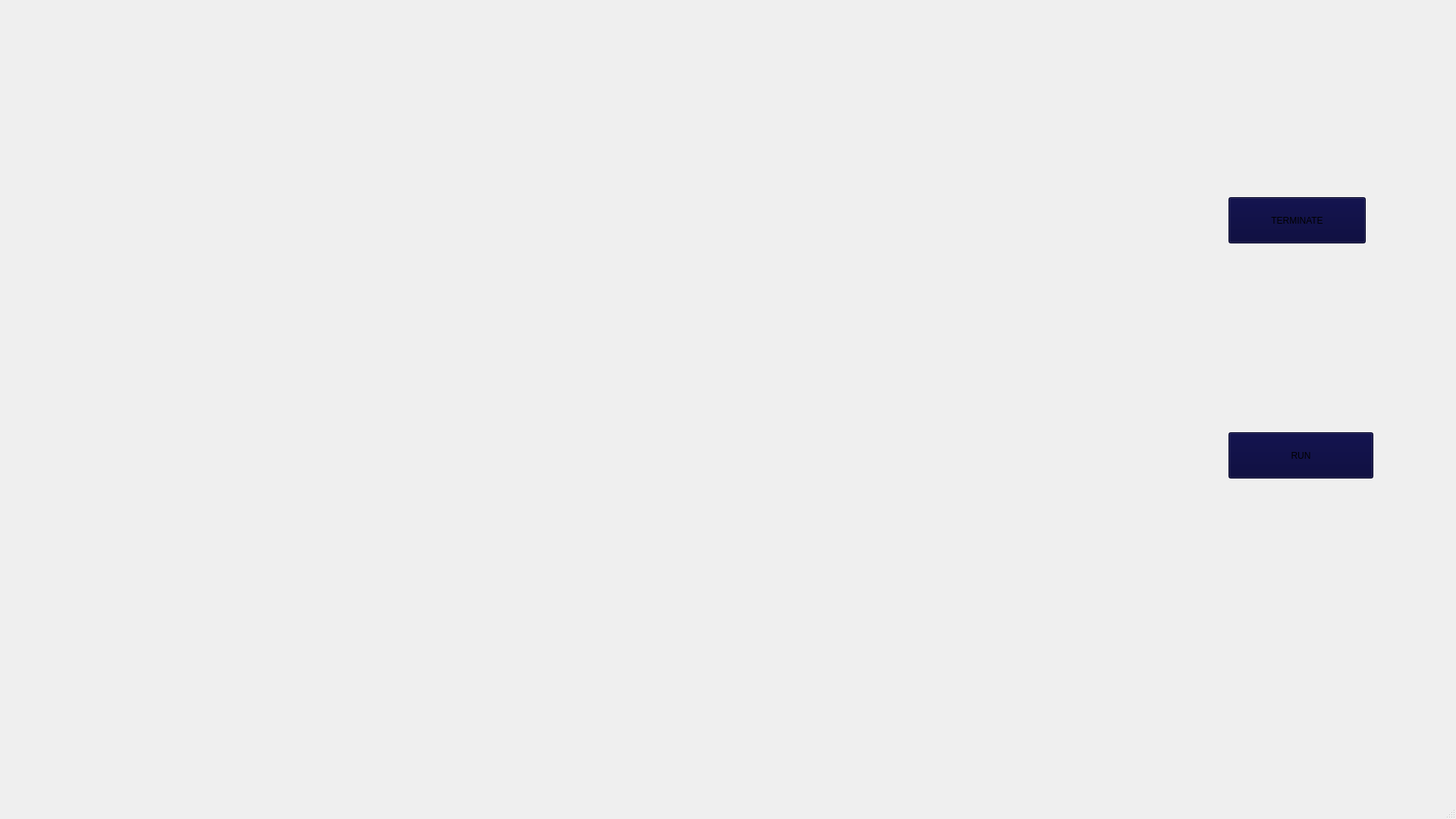
<?xml version="1.0" encoding="UTF-8"?>
<ui version="4.0">
 <class>victorGUI</class>
 <widget class="QMainWindow" name="victorGUI">
  <property name="geometry">
   <rect>
    <x>0</x>
    <y>0</y>
    <width>1920</width>
    <height>1080</height>
   </rect>
  </property>
  <property name="windowTitle">
   <string>MainWindow</string>
  </property>
  <widget class="QWidget" name="centralwidget">
   <widget class="QLabel" name="label">
    <property name="geometry">
     <rect>
      <x>-10</x>
      <y>-190</y>
      <width>1941</width>
      <height>1371</height>
     </rect>
    </property>
    <property name="styleSheet">
     <string notr="true">background:transparent;
border-radius:none;</string>
    </property>
    <property name="text">
     <string/>
    </property>
    <property name="pixmap">
     <pixmap>GIF/tuse.png</pixmap>
    </property>
   </widget>
   <widget class="QLabel" name="label_2">
    <property name="geometry">
     <rect>
      <x>1000</x>
      <y>130</y>
      <width>361</width>
      <height>331</height>
     </rect>
    </property>
    <property name="text">
     <string/>
    </property>
    <property name="pixmap">
     <pixmap>GIF/round_orig.gif</pixmap>
    </property>
   </widget>
   <widget class="QLabel" name="label_3">
    <property name="geometry">
     <rect>
      <x>40</x>
      <y>140</y>
      <width>401</width>
      <height>101</height>
     </rect>
    </property>
    <property name="text">
     <string/>
    </property>
    <property name="pixmap">
     <pixmap>GIF/Jarvis_Loading_Screen.gif</pixmap>
    </property>
   </widget>
   <widget class="QTextBrowser" name="textBrowser">
    <property name="geometry">
     <rect>
      <x>60</x>
      <y>350</y>
      <width>351</width>
      <height>71</height>
     </rect>
    </property>
    <property name="styleSheet">
     <string notr="true">background:transparent;
border-radius:none;</string>
    </property>
   </widget>
   <widget class="QTextBrowser" name="textBrowser_2">
    <property name="geometry">
     <rect>
      <x>70</x>
      <y>540</y>
      <width>351</width>
      <height>71</height>
     </rect>
    </property>
    <property name="styleSheet">
     <string notr="true">background:transparent;
border-radius:none;</string>
    </property>
   </widget>
   <widget class="QPushButton" name="pushButton">
    <property name="geometry">
     <rect>
      <x>1620</x>
      <y>570</y>
      <width>191</width>
      <height>61</height>
     </rect>
    </property>
    <property name="styleSheet">
     <string notr="true">background-color: rgb(0, 0, 52);
font: 75 16pt &quot;MS Shell Dlg 2&quot;;</string>
    </property>
    <property name="text">
     <string>RUN</string>
    </property>
   </widget>
   <widget class="QPushButton" name="pushButton_2">
    <property name="geometry">
     <rect>
      <x>1620</x>
      <y>260</y>
      <width>181</width>
      <height>61</height>
     </rect>
    </property>
    <property name="styleSheet">
     <string notr="true">background-color: rgb(0, 0, 52);
font: 75 16pt &quot;MS Shell Dlg 2&quot;;</string>
    </property>
    <property name="text">
     <string>TERMINATE</string>
    </property>
   </widget>
   <widget class="QLabel" name="label_4">
    <property name="geometry">
     <rect>
      <x>850</x>
      <y>490</y>
      <width>611</width>
      <height>181</height>
     </rect>
    </property>
    <property name="text">
     <string/>
    </property>
    <property name="pixmap">
     <pixmap>GIF/78_04_article.gif</pixmap>
    </property>
   </widget>
   <widget class="QLabel" name="label_5">
    <property name="geometry">
     <rect>
      <x>30</x>
      <y>750</y>
      <width>401</width>
      <height>71</height>
     </rect>
    </property>
    <property name="text">
     <string/>
    </property>
    <property name="pixmap">
     <pixmap>GIF/J4o.gif</pixmap>
    </property>
   </widget>
  </widget>
  <widget class="QStatusBar" name="statusbar"/>
 </widget>
 <resources/>
 <connections/>
</ui>
